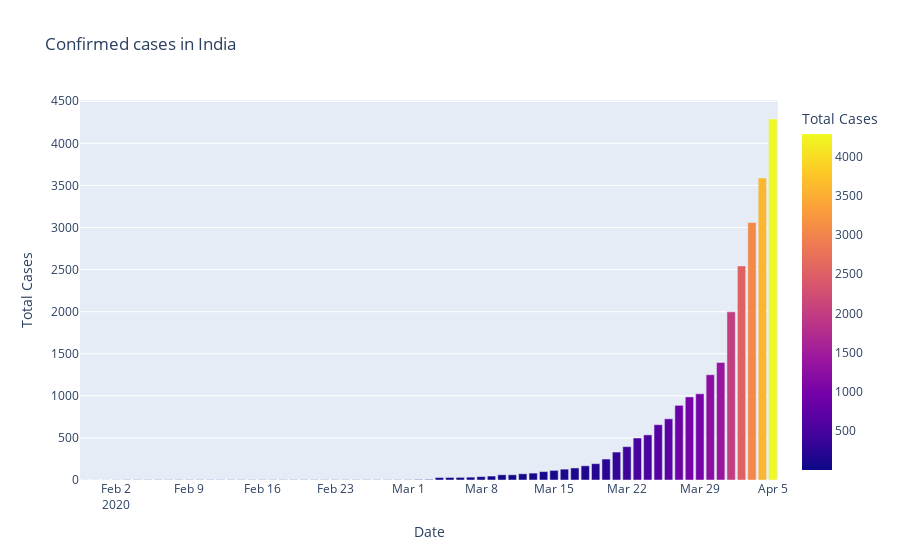

Notebook code cell kept with this figure:
### Code cell
#Matplotlib
fig=plt.figure(figsize=(10,5),dpi=200)
axes=fig.add_axes([0.1,0.1,0.8,0.8])
axes.bar(dbd_India["Date"],dbd_India["Total Cases"],color='blue')
axes.set_xlabel("Date")
axes.set_ylabel("Total Cases")
axes.set_title("Confirmed cases in India")
plt.show()


#plotly Express

fig=px.bar(dbd_India,x="Date",y="Total Cases",color='Total Cases',title='Confirmed cases in India')
fig.show()

### Figure 1 — Plotly figure (JSON) as saved in the notebook; plotly's stock layout.template omitted (floating-point values rounded to 4 significant figures)
{"data": [{"alignmentgroup": "True", "hovertemplate": "Date=%{x}<br>Total Cases=%{marker.color}<extra></extra>", "legendgroup": "", "marker": {"color": [1, 1, 1, 2, 3, 3, 3, 3, 3, 3, 3, 3, 3, 3, 3, 3, 3, 3, 3, 3, 3, 3, 3, 3, 3, 3, 3, 3, 3, 3, 3, 3, 6, 7, 29, 30, 31, 34, 40, 47, 62, 62, 74, 82, 100, 114, 129, 143, 169, 194, 249, 332, 396, 499, 536, 657, 727, 887, 987, 1024, 1251, 1397, 1998, 2543, 3059, 3588, 4289], "coloraxis": "coloraxis"}, "name": "", "offsetgroup": "", "orientation": "v", "showlegend": false, "textposition": "auto", "type": "bar", "x": ["2020-01-30T00:00:00", "2020-01-31T00:00:00", "2020-02-01T00:00:00", "2020-02-02T00:00:00", "2020-02-03T00:00:00", "2020-02-04T00:00:00", "2020-02-05T00:00:00", "2020-02-06T00:00:00", "2020-02-07T00:00:00", "2020-02-08T00:00:00", "2020-02-09T00:00:00", "2020-02-10T00:00:00", "2020-02-11T00:00:00", "2020-02-12T00:00:00", "2020-02-13T00:00:00", "2020-02-14T00:00:00", "2020-02-15T00:00:00", "2020-02-16T00:00:00", "2020-02-17T00:00:00", "2020-02-18T00:00:00", "2020-02-19T00:00:00", "2020-02-20T00:00:00", "2020-02-21T00:00:00", "2020-02-22T00:00:00", "2020-02-23T00:00:00", "2020-02-24T00:00:00", "2020-02-25T00:00:00", "2020-02-26T00:00:00", "2020-02-27T00:00:00", "2020-02-28T00:00:00", "2020-02-29T00:00:00", "2020-03-01T00:00:00", "2020-03-02T00:00:00", "2020-03-03T00:00:00", "2020-03-04T00:00:00", "2020-03-05T00:00:00", "2020-03-06T00:00:00", "2020-03-07T00:00:00", "2020-03-08T00:00:00", "2020-03-09T00:00:00", "2020-03-10T00:00:00", "2020-03-11T00:00:00", "2020-03-12T00:00:00", "2020-03-13T00:00:00", "2020-03-14T00:00:00", "2020-03-15T00:00:00", "2020-03-16T00:00:00", "2020-03-17T00:00:00", "2020-03-18T00:00:00", "2020-03-19T00:00:00", "2020-03-20T00:00:00", "2020-03-21T00:00:00", "2020-03-22T00:00:00", "2020-03-23T00:00:00", "2020-03-24T00:00:00", "2020-03-25T00:00:00", "2020-03-26T00:00:00", "2020-03-27T00:00:00", "2020-03-28T00:00:00", "2020-03-29T00:00:00", "2020-03-30T00:00:00", "2020-03-31T00:00:00", "2020-04-01T00:00:00", "2020-04-02T00:00:00", "2020-04-03T00:00:00", "2020-04-04T00:00:00", "2020-04-05T00:00:00"], "xaxis": "x", "y": [1, 1, 1, 2, 3, 3, 3, 3, 3, 3, 3, 3, 3, 3, 3, 3, 3, 3, 3, 3, 3, 3, 3, 3, 3, 3, 3, 3, 3, 3, 3, 3, 6, 7, 29, 30, 31, 34, 40, 47, 62, 62, 74, 82, 100, 114, 129, 143, 169, 194, 249, 332, 396, 499, 536, 657, 727, 887, 987, 1024, 1251, 1397, 1998, 2543, 3059, 3588, 4289], "yaxis": "y"}], "layout": {"barmode": "relative", "coloraxis": {"colorbar": {"title": {"text": "Total Cases"}}, "colorscale": [[0, "#0d0887"], [0.1111, "#46039f"], [0.2222, "#7201a8"], [0.3333, "#9c179e"], [0.4444, "#bd3786"], [0.5556, "#d8576b"], [0.6667, "#ed7953"], [0.7778, "#fb9f3a"], [0.8889, "#fdca26"], [1, "#f0f921"]]}, "legend": {"tracegroupgap": 0}, "title": {"text": "Confirmed cases in India"}, "xaxis": {"anchor": "y", "domain": [0, 1], "title": {"text": "Date"}}, "yaxis": {"anchor": "x", "domain": [0, 1], "title": {"text": "Total Cases"}}}}
